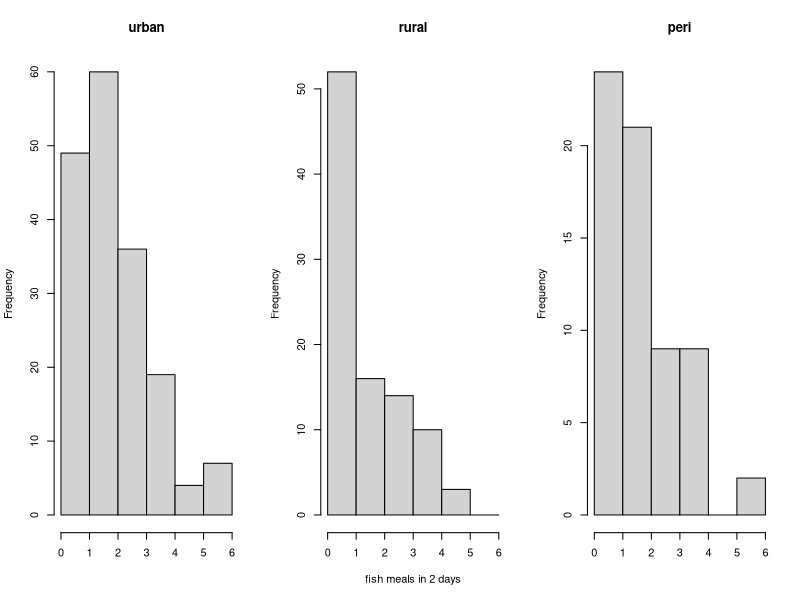
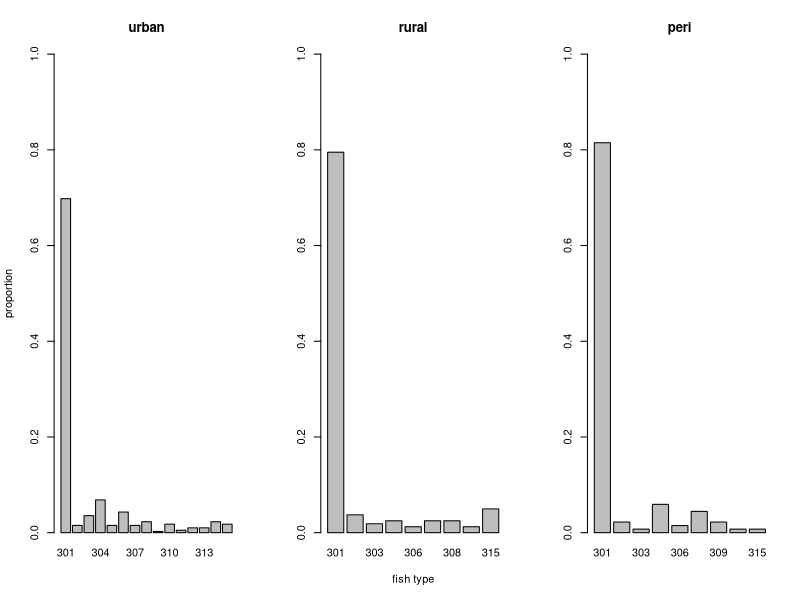
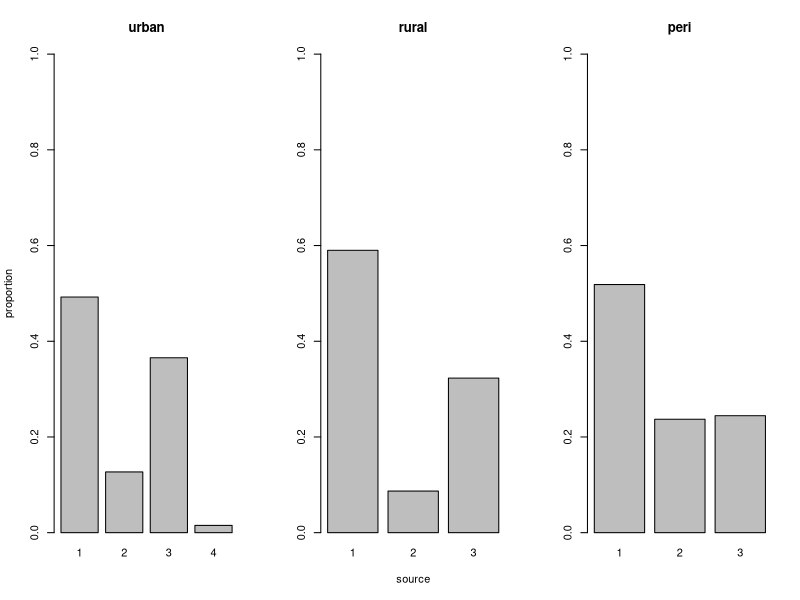
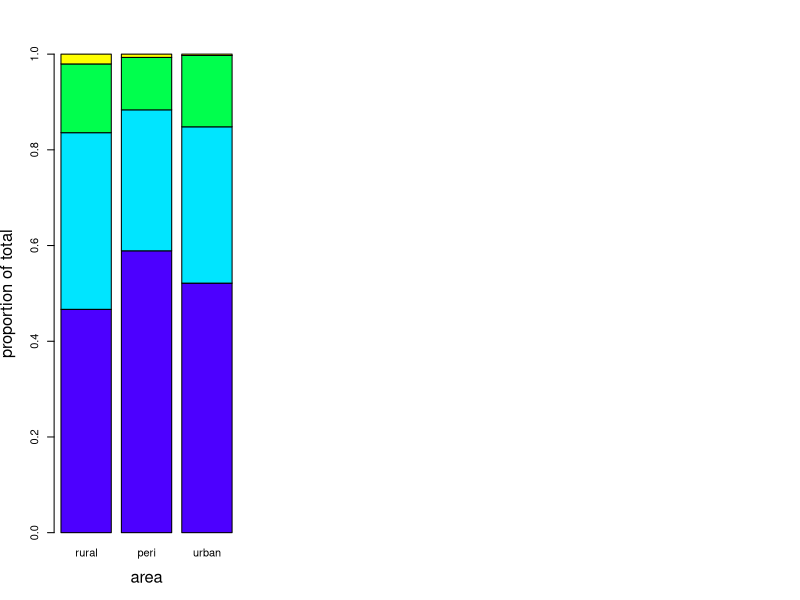
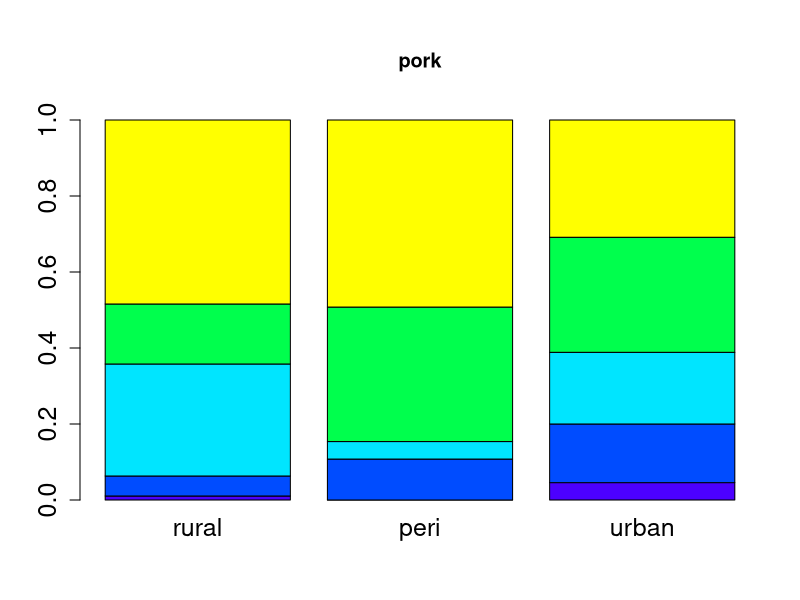
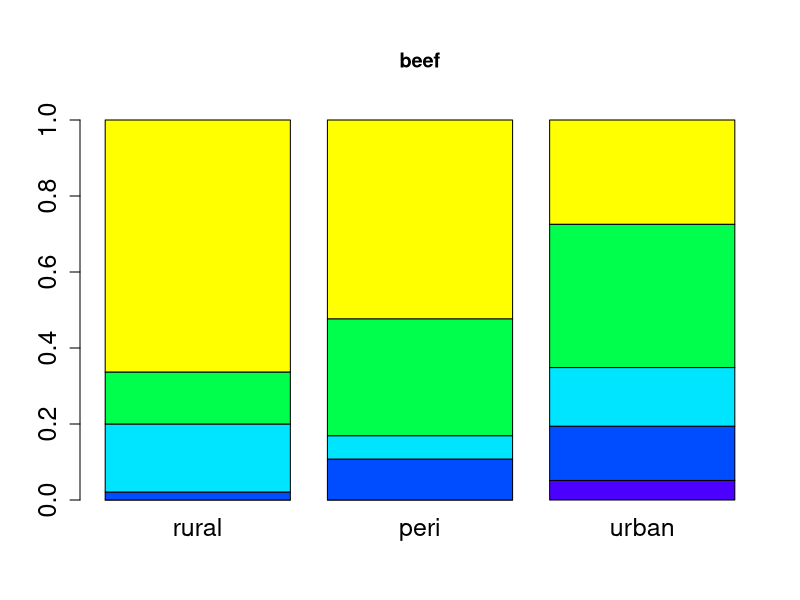
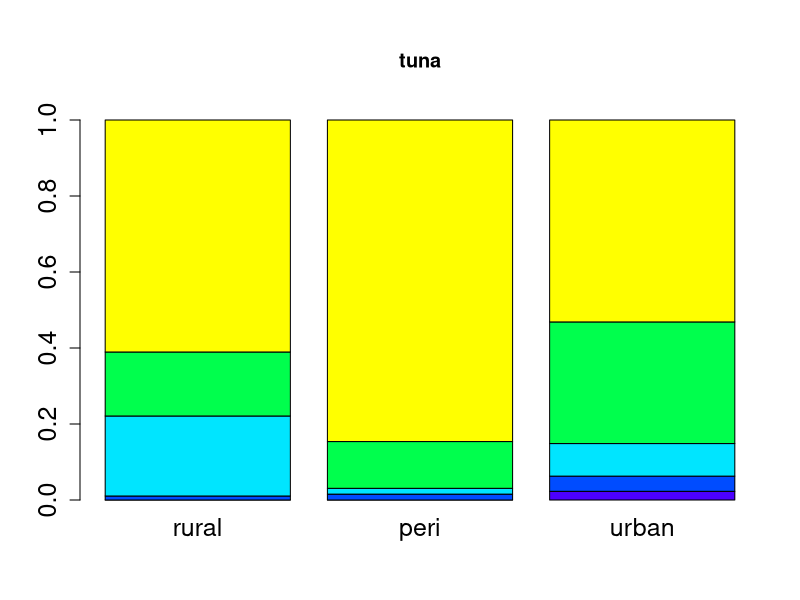
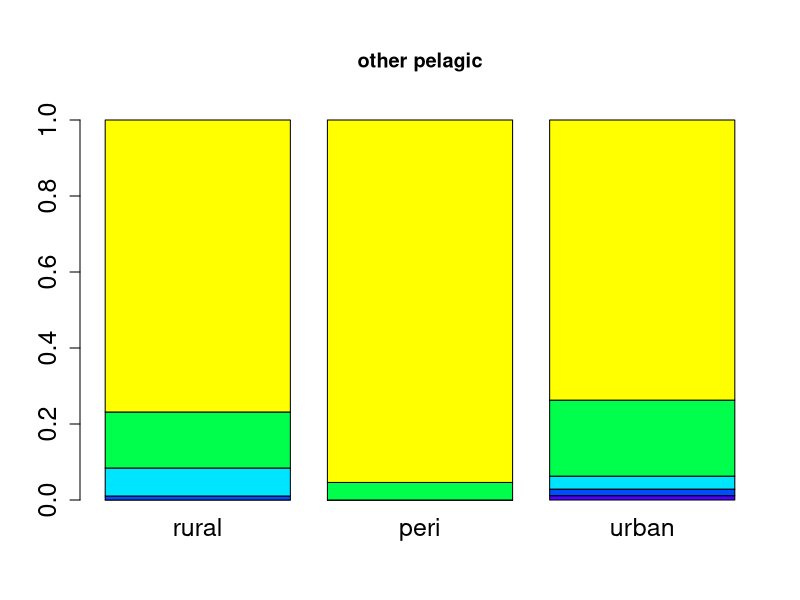

R code for these plots, in order: (Note: this script raises an error after producing the figures.)
## ---- chunk 1
knitr::opts_chunk$set(echo = TRUE)
## ---- chunk 2
library(tidyr)
library(ggplot2)
library(tidyverse)


## ---- chunk 3
data <- read.csv("data/for_R.csv")
#586 observations before making cuts
#omit Doramae and Pam's surveys
data <- data[ which(data$Q20 !='Doramae'),]
data <- data[ which(data$Q20 !='Doramae '),]
data <- data[ which(data$Q20 !='Pam'),]
#now only 366
#exclude surveys based on QA/QC timing criteria
data <- data[ which(data$valid_8_3min == 1),]
#now 335
## ---- chunk 4
#sum number of meals in two days
data$total_fish_meals<-data$meals_Y+data$meals_BY

#subsets of data based on urban/rural
data_U<-data[which(data$urban == "urban"),]
data_R<-data[which(data$urban == "rural"),]
data_P<-data[which(data$urban == "peri"),]

#display no. meals
par(mfrow=c(1,3))
hist(data_U$total_fish_meals,breaks=c(0:6), main="urban", xlab="")
hist(data_R$total_fish_meals,breaks=c(0:6), main="rural", xlab="fish meals in 2 days")
hist(data_P$total_fish_meals,breaks=c(0:6), main="peri", xlab="")

#means and sd
mean(data_U$total_fish_meals)
sd(data_U$total_fish_meals)
mean(data_R$total_fish_meals)
sd(data_R$total_fish_meals)
mean(data_P$total_fish_meals)
sd(data_P$total_fish_meals)
## ---- chunk 5
##Types of fish
par(mfrow=c(1,3))
all_types_U<-rbind(data_U$Q747,data_U$Q911,data_U$Q934,data_U$Q957,data_U$Q980,data_U$Q1003)
all_types_U_table<-table(all_types_U)
all_types_U_table<-prop.table(all_types_U_table)
barplot(all_types_U_table, beside=TRUE, ylim=c(0,1), main="urban", ylab="proportion")

all_types_R<-rbind(data_R$Q747,data_R$Q911,data_R$Q934,data_R$Q957,data_R$Q980,data_R$Q1003)
all_types_R_table<-table(all_types_R)
all_types_R_table<-prop.table(all_types_R_table)
barplot(all_types_R_table, beside=TRUE, ylim=c(0,1), main="rural",xlab="fish type")

all_types_P<-rbind(data_P$Q747,data_P$Q911,data_P$Q934,data_P$Q957,data_P$Q980,data_P$Q1003)
all_types_P_table<-table(all_types_P)
all_types_P_table<-prop.table(all_types_P_table)
barplot(all_types_P_table, beside=TRUE, ylim=c(0,1), main="peri")
## ---- chunk 6
##Sources of fish
par(mfrow=c(1,3))
all_sources_U<-rbind(data_U$B_Y_source,data_U$L_Y_source,data_U$D_Y_source,data_U$B_BY_source,data_U$L_BY_source,data_U$D_BY_source)
all_sources_U_table<-table(all_sources_U)
all_sources_U_table<-prop.table(all_sources_U_table)
barplot(all_sources_U_table, beside=TRUE, ylim=c(0,1), main="urban", ylab="proportion")

all_sources_R<-rbind(data_R$B_Y_source,data_R$L_Y_source,data_R$D_Y_source,data_R$B_BY_source,data_R$L_BY_source,data_R$D_BY_source)
all_sources_R_table<-table(all_sources_R)
all_sources_R_table<-prop.table(all_sources_R_table)
barplot(all_sources_R_table, beside=TRUE, ylim=c(0,1), main="rural",xlab="source")

all_sources_P<-rbind(data_P$B_Y_source,data_P$L_Y_source,data_P$D_Y_source,data_P$B_BY_source,data_P$L_BY_source,data_P$D_BY_source)
all_sources_P_table<-table(all_sources_P)
all_sources_P_table<-prop.table(all_sources_P_table)
barplot(all_sources_P_table, beside=TRUE, ylim=c(0,1), main="peri")

#barplots of fish sources
all_sources<-rbind(data$B_Y_source,data$L_Y_source,data$D_Y_source,data$B_BY_source,data$L_BY_source,data$D_BY_source)
all_sources<-factor(all_sources, level=c(1,3,2,4))
urban<-rep(data$urban,6)
urban<-factor(urban, levels=c("rural", "peri", "urban"))
all_sources_table<-table(all_sources,urban)
all_sources_table<-prop.table(all_sources_table, margin=2)
barplot(all_sources_table, beside=FALSE, ylim=c(0,1), ylab="proportion of total",xlab="area",col=topo.colors(4), cex.lab=1.5)
#legend=c("caught","gifted","bought","don't know")

## ---- chunk 7
#barplots of monthly protein consumption
data$urban<-factor(data$urban, levels=c("rural", "peri", "urban"))
data_consumption<-data[,23:31]
par(mfrow=c(1,1), mar=c(5,4,6,2))

for (i in 1:9){
  food<-c("pork","beef","tuna","other pelagic","spam","canned tuna","chicken","reef","sanma")
  data_consumption[,i] <- factor(data_consumption[,i], levels = c("daily","triweekly","weekly","bi_monthly","rarely_never"))
  table_i<-table(data_consumption[,i],data$urban)
  table_i<-prop.table(table_i, margin=2)
  plot_i<-barplot(table_i, ylim=c(0,1), col=topo.colors(5), cex.axis=1.5, cex.names = 1.5,
                  main=paste(food[i]))
}

#to get legend for above figures (cut and paste in ppt)
table_23<-prop.table(table_23, margin=2)
plot_23<-barplot(table_23, legend=c("daily","triweekly","weekly","bi_monthly","rarely_never"), ylim=c(0,1), col=topo.colors(5), cex.axis=1.5, cex.names = 1.5)


#barplots of monthly protein purchases
data$urban<-factor(data$urban, levels=c("rural", "peri", "urban"))
data_purchasing<-data[,32:40]
par(mfrow=c(1,1), mar=c(5,4,6,2))

for (i in 1:9){
  food<-c("pork","beef","tuna","other pelagic","spam","canned tuna","chicken","reef","sanma")
  data_purchasing[,i] <- factor(data_purchasing[,i], levels = c("thrice_plus","twice","once","never"))
  table_i<-table(data_purchasing[,i],data$urban)
  table_i<-prop.table(table_i, margin=2)
  plot_i<-barplot(table_i, ylim=c(0,1), col=topo.colors(5), cex.axis=1.5, cex.names = 1.5,
                  main=paste(food[i]))
}

#to get legend for above figures (cut and paste in ppt)
data_purchasing<-data[,32:40]
data_purchasing[,1] <- factor(data_purchasing[,1], levels = c("thrice_plus","twice","once","never"))
table_32<-table(data_purchasing[,1],data$urban)
table_32<-prop.table(table_32, margin=2)
plot_32<-barplot(table_32, ylim=c(0,1), col=topo.colors(5), cex.axis=1.5, cex.names = 1.5,
                 legend=c("thrice_plus","twice","once","never"))
## ---- chunk 8

data %>%
  group_by(Q595) %>%
  summarise(mean_fish_meals = mean(total_fish_meals))

